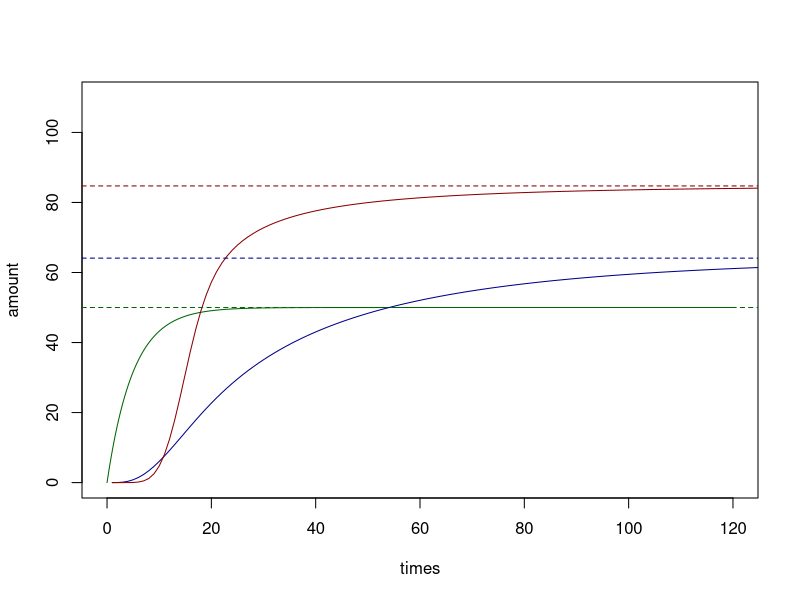
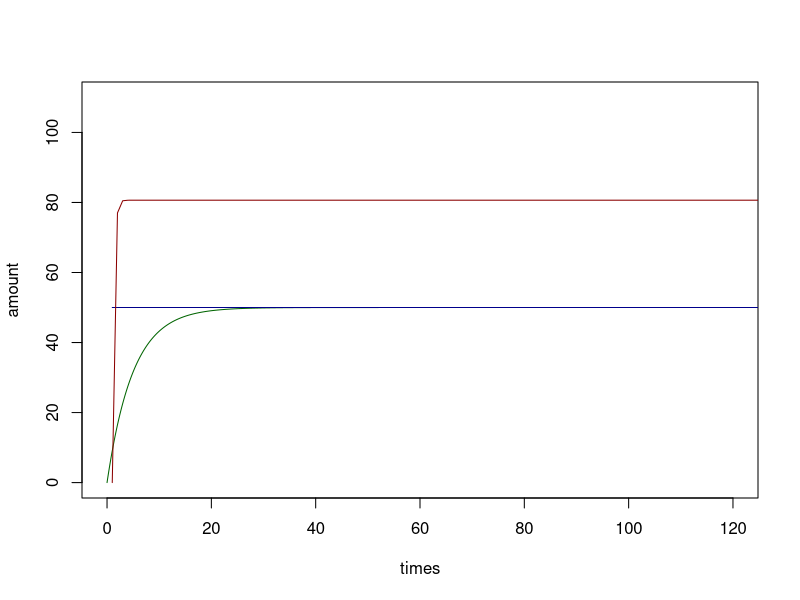

Write R code to recreate these figures, in order.
## ---- chunk 1
suppressWarnings(suppressMessages(library(gdata)))
suppressMessages(suppressMessages(library(tibble)))
## ---- chunk 2
# define MAPK model
dE1 <- function(...) {
  0
}

dPRaf <- function(raf_activate, PRaf, E1, raf_deactivate, TRaf = 100, ...) {
  raf_activate * (TRaf-PRaf) * E1 - raf_deactivate * PRaf
}

dPPMek <- function(mek_activate, mek_deactivate, PRaf, PPMek, TMek = 100, ...) {
  (mek_activate ^ 2) * (PRaf ^ 2) * (TMek - PPMek) / mek_deactivate -       mek_activate * PRaf * PPMek -
    mek_deactivate * PPMek
}

dPPErk <- function(erk_activate, erk_deactivate, PPMek, PPErk, TErk = 100, ...) {
  (erk_activate ^ 2) * (PPMek ^ 2) * (TErk - PPErk) / erk_deactivate -      erk_activate * PPMek * PPErk -
    erk_deactivate * PPErk
}

# define initial rates
rates <- list(
  raf_activate = 0.1,
  raf_deactivate = 0.1,
  mek_activate = 0.1,
  mek_deactivate = 2.0,
  erk_activate = 0.1,
  erk_deactivate = 1.0
)

# so I guess we don't need Raf, Mek, PMek, Erk and PErk values!
initial_states <- list(
  E1 = 1,
  PRaf = 0,
  PPMek = 0,
  PPErk = 0
)

times <- seq(0, 120, by = .1)
## ---- chunk 3

meta_model <- function(list_of_models, list_of_ds, rates, states, interventions = NULL) {
  innerRates <- rates
  innerStates <- states
  innerIntervention <- interventions
      
  # update states with interventions 
  if(!is.null(interventions)) {
    for(int in names(interventions)){
      innerStates[[int]] <- interventions[[int]]
    }
  }
  
  print(innerStates)
  
  transition_function <- function(t, states = innerStates, rates = innerRates, interventions = innerIntervention) {
  # check that list_of_models and list_of_ds are of the same length
  # throw an error if otherwise
    if (length(list_of_models) != length(list_of_ds)) 
      stop("Number of functions do not match nubmer of deltas. Check your input.") 
    
    # update states with interventions 
    if(!is.null(interventions)) {
      for(int in names(interventions)){
        states[[int]] <- interventions[[int]]
      }
    }
    
    # calculate original d
    result <- list()
    var <- as.list(c(rates, states))
    for (i in list_of_models) {
      result <- c(result, (do.call(i, var)))
    }
    
    result <- structure(result, names=list_of_ds)
    
    # update intervention
    for (elem in names(interventions)) {
      result[[paste0("d", elem)]] <- 0
    }
    
    list(unlist(result))  
  }
  
  
  attr(transition_function, 'rates') <- as.list(rates)
  attr(transition_function, 'states') <- as.list(states)
  attr(transition_function, 'interventions') <- as.list(interventions)
  print(innerStates)
  return(transition_function)
}
## ---- chunk 4
ode_sim_meta_model <- function(meta_model_object, initial_states, times, interventions = NULL) {
  # interventions <- attr(meta_model_object, "interventions")
  # update states with interventions 
  if(!is.null(interventions)) {
    for(int in names(interventions)){
      initial_states[[int]] <- interventions[[int]]
    }
  }
  initial_states <- structure(as.numeric(initial_states), names = names(initial_states))
  print(initial_states)
  rates <- attr(meta_model_object, 'rates')
  rates <- structure(as.numeric(rates), names = names(rates))
  rates <- as.list(rates)
  as_tibble(
    as.data.frame(
      deSolve::ode(
        y = initial_states,
        times = times,
        func = meta_model_object,
        parms = rates
      )
    )
  )
}
## ---- chunk 5
#before intervention
test_bi <- meta_model(c(dE1, dPRaf, dPPMek, dPPErk), c("dE1", "dPRaf", "dPPMek", "dPPErk"), rates, initial_states)
test_bi()
ode_out_meta_model_bi <- ode_sim_meta_model(test_bi, initial_states, times)

#after intervention
test_ai <- meta_model(c(dE1, dPRaf, dPPMek, dPPErk), c("dE1", "dPRaf", "dPPMek", "dPPErk"), rates, initial_states, interventions = list(PPMek = 50))
test_ai()
ode_out_meta_model_ai <- ode_sim_meta_model(test_ai, initial_states, times, interventions = list(PPMek = 50))
## ---- chunk 6
library(gdata)

# need to modify for interventions: in case of intervention, do not calculate the equilibrium value? 
mapk_ode_equilM <- function(states, rates, TRaf, TMek, TErk, interventions = NULL) {
  innerState <- states
  innerRate <- rates
  transition_f <- function(states = innerState, rates = innerRate) {

    with(as.list(c(states, rates)), {
      w3 <- raf_activate/raf_deactivate
      w2 <- mek_activate/mek_deactivate
      w1 <- erk_activate/erk_deactivate
      
      t3 <- TRaf
      t2 <- TMek
      t1 <- TErk
      
      if(!is.null(interventions$PRaf)) {
        k3 <- interventions$PRaf
      } else {
        u3 <- w3 * E1
        k3 <- t3 * (u3/(1+u3))      
      }
      
      if(!is.null(interventions$PPMek)) {
        k2 <- interventions$PPMek
      } else {
        u2 <- w2 * k3
        k2 <- t2 * ((u2^2)/(1 + u2 + u2^2))
      }
  
      if(!is.null(interventions$PPErk)) {
        k1 <- interventions$PPErk
      } else {
        u1 <- w1 * k2
        k1 <- t3 * ((u1^2)/(1 + u1 + u1^2))      
      }
  
      list(k3,k2,k1)
      
      })
    }
  return(transition_f)
  
}

intervention <- list(PPErk = 30)
# do(equil(M,X=x))
mapk_ode_equilM(states = initial_states, rates, TRaf = 100, TMek = 100, TErk = 100, intervention)()

# What is equil(do(M,X=x))? I think do(M,X=x) is test_ai. Is it right?
## ---- chunk 7
g1 <- function(a) a / (1 + a )
g2 <- function(a) a^2 / (1 + a + a^2)

TRaf = 100
TMek = 100
TErk = 100

E1 <- initial_states$E1
Raf <- TRaf * g1(E1 * rates$raf_activate / rates$raf_deactivate)
Mek <- TMek * g2(Raf * rates$mek_activate / rates$mek_deactivate)
Erk <- TErk * g2(Mek * rates$erk_activate / rates$erk_deactivate)

steady_states <- list(Raf=Raf, Mek=Mek, Erk=Erk)
## ---- chunk 8
plot(times, ode_out_meta_model_bi$PRaf, type='l', col='darkgreen', ylim=c(0, 110), ylab = 'amount')
lines(ode_out_meta_model_bi$PPMek, type='l', col='darkblue', ylim=c(0, 110))
lines(ode_out_meta_model_bi$PPErk, type='l', col='darkred', ylim=c(0, 110))
abline(h = Raf, col='darkgreen', lty=2)
abline(h = Mek, col='darkblue', lty=2)
abline(h = Erk, col='darkred', lty=2)
## ---- chunk 9
# calculate do(equil(M, X = x))

do_equil_M_PPMek <- mapk_ode_equilM(states = initial_states, rates, TRaf = 100, TMek = 100, TErk = 100, list(list(PPMek = 50)))()


plot(times, ode_out_meta_model_ai$PRaf, type='l', col='darkgreen', ylim=c(0, 110), ylab = 'amount')
lines(ode_out_meta_model_ai$PPMek, type='l', col='darkblue', ylim=c(0, 110))
lines(ode_out_meta_model_ai$PPErk, type='l', col='darkred', ylim=c(0, 110))
# abline(h = do_equil_M_PPMek[[1]], col='darkgreen', lty=2)
# abline(h = do_equil_M_PPMek[[2]], col='darkblue', lty=2)
# abline(h = do_equil_M_PPMek[[3]], col='darkred', lty=2)
